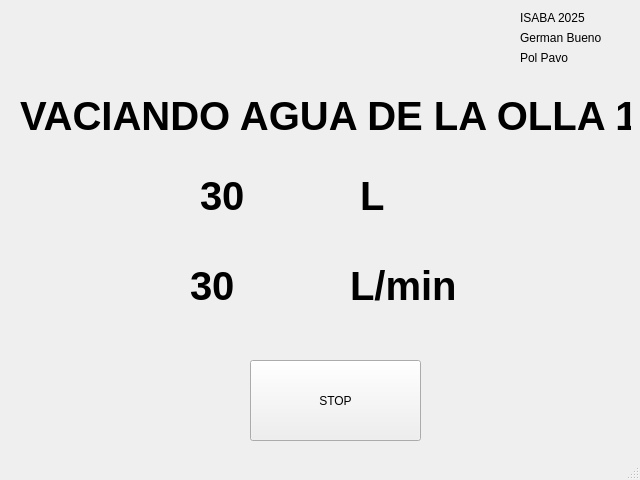
<?xml version="1.0" encoding="UTF-8"?>
<ui version="4.0">
 <class>MainWindow</class>
 <widget class="QMainWindow" name="MainWindow">
  <property name="geometry">
   <rect>
    <x>0</x>
    <y>0</y>
    <width>640</width>
    <height>480</height>
   </rect>
  </property>
  <property name="windowTitle">
   <string>MainWindow</string>
  </property>
  <widget class="QWidget" name="centralwidget">
   <widget class="QStackedWidget" name="stackedWidget">
    <property name="geometry">
     <rect>
      <x>0</x>
      <y>80</y>
      <width>640</width>
      <height>400</height>
     </rect>
    </property>
    <property name="minimumSize">
     <size>
      <width>640</width>
      <height>0</height>
     </size>
    </property>
    <property name="currentIndex">
     <number>4</number>
    </property>
    <widget class="QWidget" name="Inicio">
     <widget class="QPushButton" name="pushButton">
      <property name="geometry">
       <rect>
        <x>240</x>
        <y>110</y>
        <width>171</width>
        <height>81</height>
       </rect>
      </property>
      <property name="text">
       <string>Empezar Proceso</string>
      </property>
     </widget>
    </widget>
    <widget class="QWidget" name="CargaAgua">
     <widget class="QLabel" name="volumen">
      <property name="geometry">
       <rect>
        <x>230</x>
        <y>90</y>
        <width>171</width>
        <height>71</height>
       </rect>
      </property>
      <property name="font">
       <font>
        <pointsize>30</pointsize>
        <weight>75</weight>
        <bold>true</bold>
       </font>
      </property>
      <property name="text">
       <string>30</string>
      </property>
     </widget>
     <widget class="QLabel" name="unit_vol">
      <property name="geometry">
       <rect>
        <x>390</x>
        <y>90</y>
        <width>171</width>
        <height>71</height>
       </rect>
      </property>
      <property name="font">
       <font>
        <pointsize>30</pointsize>
        <weight>75</weight>
        <bold>true</bold>
       </font>
      </property>
      <property name="text">
       <string>L</string>
      </property>
     </widget>
     <widget class="QLabel" name="caudal">
      <property name="geometry">
       <rect>
        <x>230</x>
        <y>160</y>
        <width>171</width>
        <height>71</height>
       </rect>
      </property>
      <property name="font">
       <font>
        <pointsize>30</pointsize>
        <weight>75</weight>
        <bold>true</bold>
       </font>
      </property>
      <property name="text">
       <string>30</string>
      </property>
     </widget>
     <widget class="QLabel" name="units_caudal">
      <property name="geometry">
       <rect>
        <x>380</x>
        <y>160</y>
        <width>171</width>
        <height>71</height>
       </rect>
      </property>
      <property name="font">
       <font>
        <pointsize>30</pointsize>
        <weight>75</weight>
        <bold>true</bold>
       </font>
      </property>
      <property name="text">
       <string>L/min</string>
      </property>
     </widget>
     <widget class="QPushButton" name="STOP">
      <property name="geometry">
       <rect>
        <x>250</x>
        <y>280</y>
        <width>171</width>
        <height>81</height>
       </rect>
      </property>
      <property name="text">
       <string>STOP</string>
      </property>
     </widget>
     <widget class="QLabel" name="volumen_3">
      <property name="geometry">
       <rect>
        <x>20</x>
        <y>10</y>
        <width>611</width>
        <height>71</height>
       </rect>
      </property>
      <property name="font">
       <font>
        <pointsize>30</pointsize>
        <weight>75</weight>
        <bold>true</bold>
       </font>
      </property>
      <property name="text">
       <string>CARGANDO AGUA A LA OLLA 1</string>
      </property>
     </widget>
    </widget>
    <widget class="QWidget" name="CalentarAgua">
     <widget class="QLabel" name="units_2">
      <property name="geometry">
       <rect>
        <x>360</x>
        <y>130</y>
        <width>171</width>
        <height>71</height>
       </rect>
      </property>
      <property name="font">
       <font>
        <pointsize>30</pointsize>
        <weight>75</weight>
        <bold>true</bold>
       </font>
      </property>
      <property name="text">
       <string>ºC</string>
      </property>
     </widget>
     <widget class="QLabel" name="temp_2">
      <property name="geometry">
       <rect>
        <x>200</x>
        <y>130</y>
        <width>171</width>
        <height>71</height>
       </rect>
      </property>
      <property name="font">
       <font>
        <pointsize>30</pointsize>
        <weight>75</weight>
        <bold>true</bold>
       </font>
      </property>
      <property name="text">
       <string>30</string>
      </property>
     </widget>
     <widget class="QPushButton" name="STOP_2">
      <property name="geometry">
       <rect>
        <x>250</x>
        <y>270</y>
        <width>171</width>
        <height>81</height>
       </rect>
      </property>
      <property name="text">
       <string>STOP</string>
      </property>
     </widget>
     <widget class="QLabel" name="volumen_6">
      <property name="geometry">
       <rect>
        <x>190</x>
        <y>20</y>
        <width>611</width>
        <height>71</height>
       </rect>
      </property>
      <property name="font">
       <font>
        <pointsize>30</pointsize>
        <weight>75</weight>
        <bold>true</bold>
       </font>
      </property>
      <property name="text">
       <string>CALENTANDO...</string>
      </property>
     </widget>
    </widget>
    <widget class="QWidget" name="EnfriarAgua">
     <widget class="QLabel" name="temp_3">
      <property name="geometry">
       <rect>
        <x>190</x>
        <y>140</y>
        <width>171</width>
        <height>71</height>
       </rect>
      </property>
      <property name="font">
       <font>
        <pointsize>30</pointsize>
        <weight>75</weight>
        <bold>true</bold>
       </font>
      </property>
      <property name="text">
       <string>30</string>
      </property>
     </widget>
     <widget class="QLabel" name="units_3">
      <property name="geometry">
       <rect>
        <x>350</x>
        <y>140</y>
        <width>171</width>
        <height>71</height>
       </rect>
      </property>
      <property name="font">
       <font>
        <pointsize>30</pointsize>
        <weight>75</weight>
        <bold>true</bold>
       </font>
      </property>
      <property name="text">
       <string>ºC</string>
      </property>
     </widget>
     <widget class="QPushButton" name="STOP_3">
      <property name="geometry">
       <rect>
        <x>230</x>
        <y>270</y>
        <width>171</width>
        <height>81</height>
       </rect>
      </property>
      <property name="text">
       <string>STOP</string>
      </property>
     </widget>
     <widget class="QLabel" name="volumen_5">
      <property name="geometry">
       <rect>
        <x>190</x>
        <y>20</y>
        <width>611</width>
        <height>71</height>
       </rect>
      </property>
      <property name="font">
       <font>
        <pointsize>30</pointsize>
        <weight>75</weight>
        <bold>true</bold>
       </font>
      </property>
      <property name="text">
       <string>ENFRIANDO...</string>
      </property>
     </widget>
    </widget>
    <widget class="QWidget" name="VaciarAgua">
     <widget class="QLabel" name="unit_vol_2">
      <property name="geometry">
       <rect>
        <x>360</x>
        <y>80</y>
        <width>171</width>
        <height>71</height>
       </rect>
      </property>
      <property name="font">
       <font>
        <pointsize>30</pointsize>
        <weight>75</weight>
        <bold>true</bold>
       </font>
      </property>
      <property name="text">
       <string>L</string>
      </property>
     </widget>
     <widget class="QLabel" name="volumen_2">
      <property name="geometry">
       <rect>
        <x>200</x>
        <y>80</y>
        <width>171</width>
        <height>71</height>
       </rect>
      </property>
      <property name="font">
       <font>
        <pointsize>30</pointsize>
        <weight>75</weight>
        <bold>true</bold>
       </font>
      </property>
      <property name="text">
       <string>30</string>
      </property>
     </widget>
     <widget class="QLabel" name="caudal_2">
      <property name="geometry">
       <rect>
        <x>190</x>
        <y>170</y>
        <width>171</width>
        <height>71</height>
       </rect>
      </property>
      <property name="font">
       <font>
        <pointsize>30</pointsize>
        <weight>75</weight>
        <bold>true</bold>
       </font>
      </property>
      <property name="text">
       <string>30</string>
      </property>
     </widget>
     <widget class="QLabel" name="units_caudal_2">
      <property name="geometry">
       <rect>
        <x>350</x>
        <y>170</y>
        <width>171</width>
        <height>71</height>
       </rect>
      </property>
      <property name="font">
       <font>
        <pointsize>30</pointsize>
        <weight>75</weight>
        <bold>true</bold>
       </font>
      </property>
      <property name="text">
       <string>L/min</string>
      </property>
     </widget>
     <widget class="QPushButton" name="STOP_4">
      <property name="geometry">
       <rect>
        <x>250</x>
        <y>280</y>
        <width>171</width>
        <height>81</height>
       </rect>
      </property>
      <property name="text">
       <string>STOP</string>
      </property>
     </widget>
     <widget class="QLabel" name="volumen_4">
      <property name="geometry">
       <rect>
        <x>20</x>
        <y>0</y>
        <width>611</width>
        <height>71</height>
       </rect>
      </property>
      <property name="font">
       <font>
        <pointsize>30</pointsize>
        <weight>75</weight>
        <bold>true</bold>
       </font>
      </property>
      <property name="text">
       <string>VACIANDO AGUA DE LA OLLA 1</string>
      </property>
     </widget>
    </widget>
   </widget>
   <widget class="QLabel" name="label">
    <property name="geometry">
     <rect>
      <x>520</x>
      <y>10</y>
      <width>91</width>
      <height>16</height>
     </rect>
    </property>
    <property name="text">
     <string>ISABA 2025</string>
    </property>
   </widget>
   <widget class="QLabel" name="label_2">
    <property name="geometry">
     <rect>
      <x>520</x>
      <y>30</y>
      <width>101</width>
      <height>16</height>
     </rect>
    </property>
    <property name="text">
     <string>German Bueno</string>
    </property>
   </widget>
   <widget class="QLabel" name="label_3">
    <property name="geometry">
     <rect>
      <x>520</x>
      <y>50</y>
      <width>91</width>
      <height>16</height>
     </rect>
    </property>
    <property name="text">
     <string>Pol Pavo</string>
    </property>
   </widget>
  </widget>
  <widget class="QStatusBar" name="statusbar"/>
 </widget>
 <resources/>
 <connections/>
</ui>
